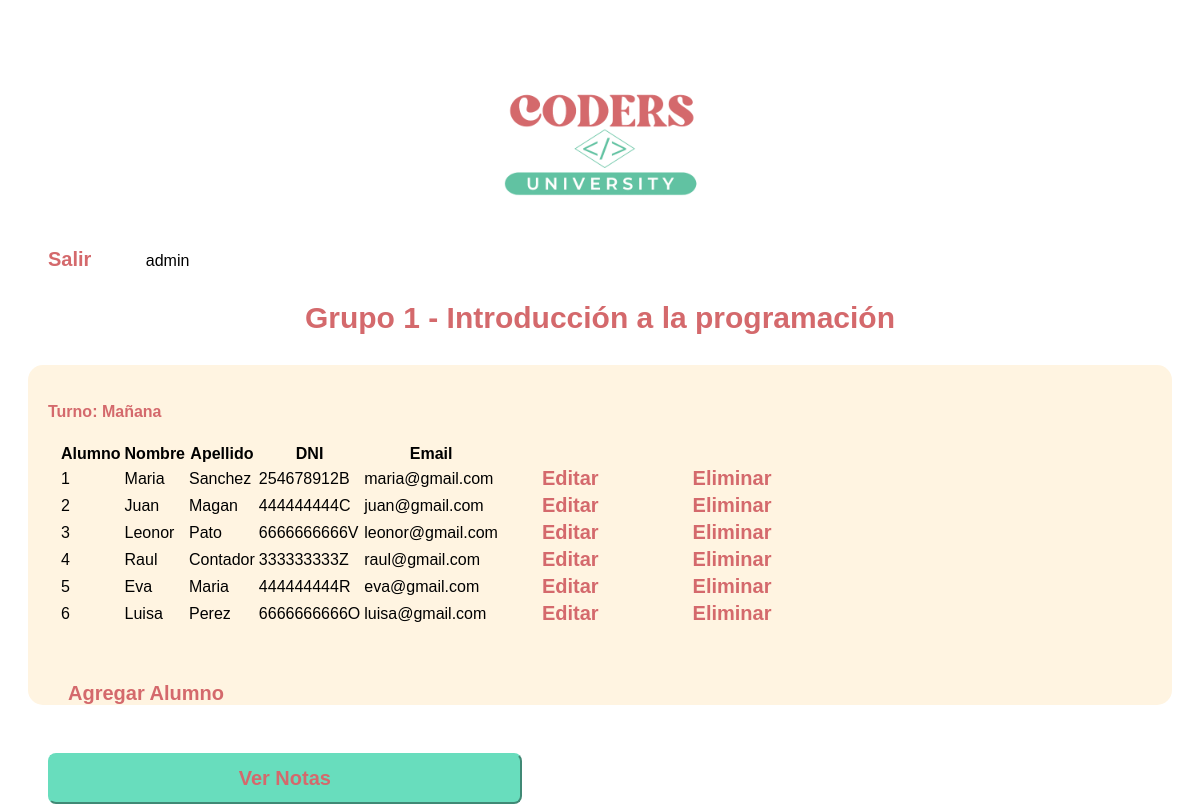
Page / (signed in) on the earlier database version.
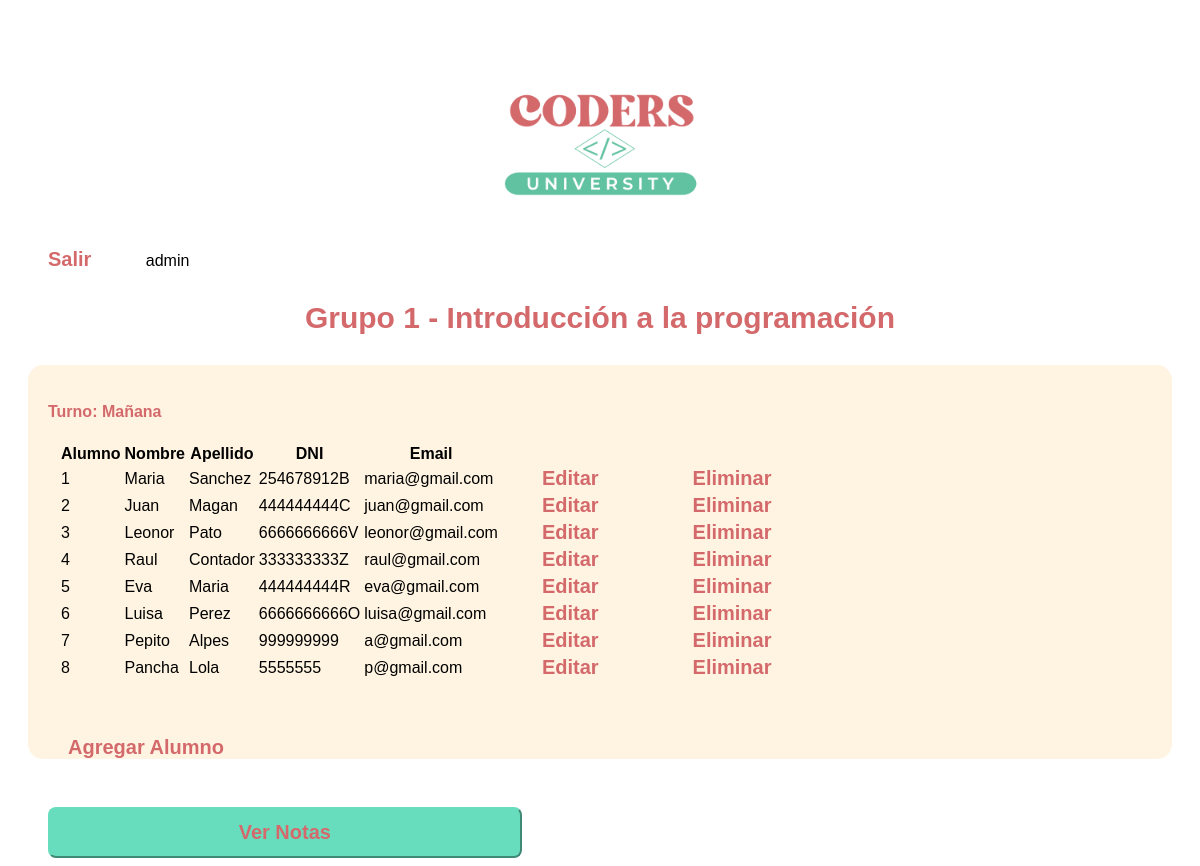
Same page on the later database version.
### webProyecto2app/models.py (models this page shows, shortened)
class Alumno(models.Model):
    nombre = models.CharField(max_length=255)
    apellido = models.CharField(max_length=255)
    dni = models.CharField(max_length=255)
    email = models.EmailField()

### webProyecto2app/views.py (the view)
# urls.py: path('', datosAlumnos, name='listaDatosAlumnos'), #rutaDatosAlumnos/
@login_required
def datosAlumnos(request):
    nro_alumnos = Alumno.objects.count()
    alumno = Alumno.objects.all()
    return render(request, 'datosAlumnos.html', {'nro_alumnos': nro_alumnos, 'alumno': alumno})

### webProyecto2app/templates/datosAlumnos.html (shortened to what this page needs)
{% load static %}
<!DOCTYPE html>
<html lang="en">
<head>
   <link href="{% static 'css/style.css' %}" rel="stylesheet" media="all" type="text/css">
</head>
<body>
    <div class="containerCalificaciones">
            <article class="logoCal">
                <img src="{% static 'img/logo.png' %}">
                        <a href="{% url 'enlaceSalir' %}">Salir</a>
                         {{ user.username }}
                <h3>Grupo 1 - Introducción a la programación</h3>
            </article>
    </div>
            <div class="containerTabla"><br>
                <h4>Turno: Mañana</h4>
                    <table class="InfoGrupo">
            <thead class="TitulosGrupo1">
            <tr>
                <th>Alumno</th>
                <th>Nombre</th>
                <th>Apellido</th>
                <th>DNI</th>
                <th>Email</th>
            </tr>
            </thead>
            <tbody>
             {% for x in alumno %}
            <tr>
                <td>{{x.id}}</td>
                <td>{{x.nombre}}</td>
                <td>{{x.apellido}}</td>
                <td>{{x.dni}}</td>
                <td>{{x.email}}</td>
                <td><a href="rutaEditarAlumno/{{x.id}}">Editar</a></td>
                <td><a href="rutaEliminarAlumno/{{x.id}}">Eliminar</a></td>
            </tr>
            {% endfor %}
            </tbody>
        </table>
                <br><br><br>
                <a href="{% url 'agregarNuevo' %}">Agregar Alumno</a>
            </div>
    <a href="{% url 'enlaceDatosCalificaciones' %}">
    <button>Ver Notas</button> </a>
</body>
</html>

Differences in the rows shown:
added Alumno: id "7", nombre "Pepito", apellido "Alpes", dni "999999999", email "a@gmail.com"
added Alumno: id "8", nombre "Pancha", apellido "Lola", dni "5555555", email "p@gmail.com"
